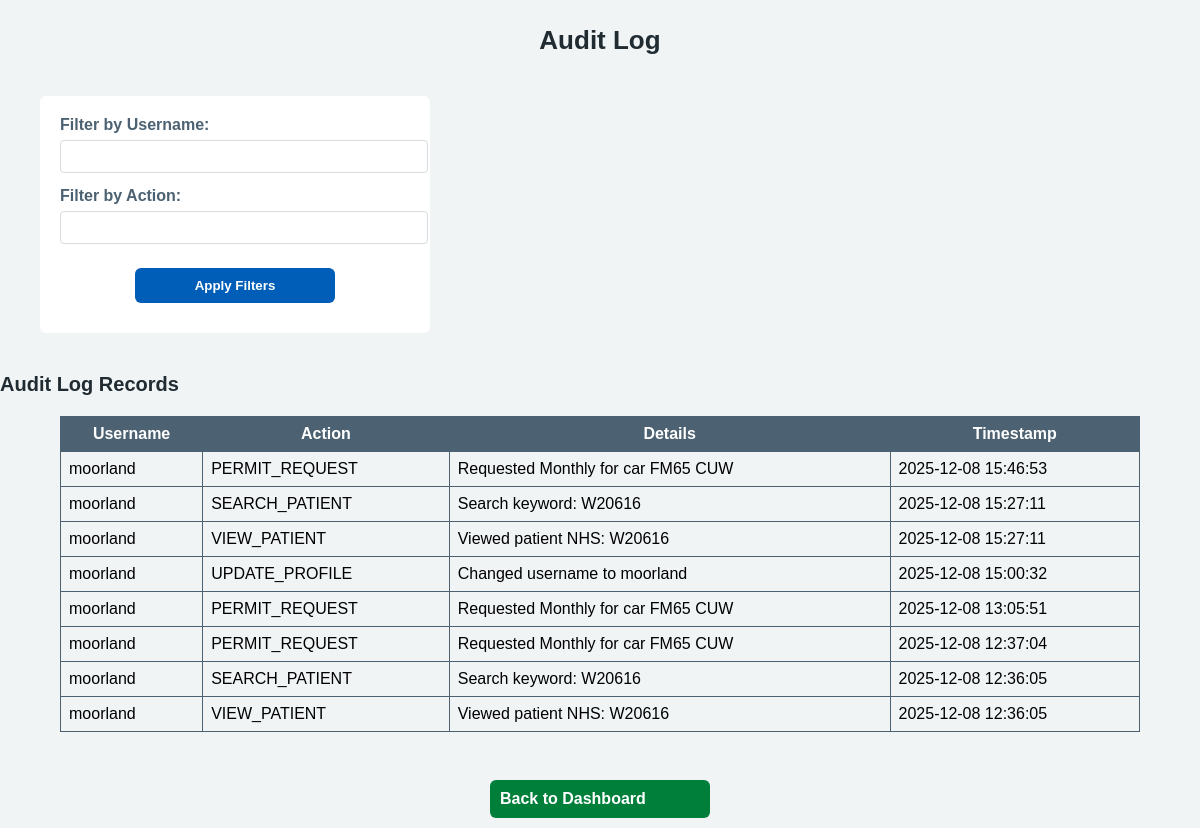
/cw/audit_trail.php?user=moorland (signed in), run on the app's committed database.
### tables this page shows
CREATE TABLE `audit_log` (
  `audit_id` int(11) NOT NULL,
  `username` varchar(100) NOT NULL,
  `action` varchar(100) NOT NULL,
  `details` text DEFAULT NULL,
  `timestamp` datetime NOT NULL DEFAULT current_timestamp()
);

### html/cw/audit_trail.php (the view, shortened to what this page needs)
<?php
require("config.php");
$where = [];
if (!empty($_GET["user"])) {
    $u = mysqli_real_escape_string($conn, $_GET["user"]);
    $where[] = "username = '$u'";
}
$sql = "SELECT * FROM audit_log";
if ($where) {
    $sql .= " WHERE " . implode(" AND ", $where);
}
$sql .= " ORDER BY timestamp DESC";
$logs = mysqli_query($conn, $sql);
?>
<!DOCTYPE html>
<html>
<head>
    <link rel="stylesheet" href="style.css">
</head>
<body>
<h2>Audit Log</h2>
<form method="GET" action="audit_trail.php">
    <label>Filter by Username:</label>
    <input type="text" name="user">
    <label>Filter by Action:</label>
    <input type="text" name="action">
    <button type="submit" class="blue-button">Apply Filters</button>
</form>
<h3>Audit Log Records</h3>
<table>
    <tr>
        <th>Username</th>
        <th>Action</th>
        <th>Details</th>
        <th>Timestamp</th>
    </tr>
    <?php if (mysqli_num_rows($logs) > 0): ?>
        <?php while ($row = mysqli_fetch_assoc($logs)) { ?>
            <tr>
                <td><?php echo htmlspecialchars($row["username"]); ?></td>
                <td><?php echo htmlspecialchars($row["action"]); ?></td>
                <td><?php echo htmlspecialchars($row["details"]); ?></td>
                <td><?php echo htmlspecialchars($row["timestamp"]); ?></td>
            </tr>
        <?php } ?>
    <?php else: ?>
        <tr>
            <td colspan="4">No records found.</td>
        </tr>
    <?php endif; ?>
</table>
<br>
<a href="admin_dashboard.php" class="green-button" style="width:200px;">Back to Dashboard</a>
</body>
</html>

### html/cw/style.css (style rules this page uses)
body { margin: 0; padding: 0; font-family: Helvetica, Arial, sans-serif;; background: #f0f4f5; }
h1, h2 { text-align: center; color: #212b32; margin-top: 25px; }
h2 { font-size: 26px; margin-bottom: 20px; }
h3 { color: #212b32; font-size: 20px; font-weight: bold; margin: 0; }
form { width: 350px; background: white; padding: 20px; margin: 40px; border-radius: 6px; border-color: #4c6272; }
label { font-weight: bold; color: #4c6272; }
input, select { width: 100%; padding: 8px; margin-top: 6px; margin-bottom: 14px; border: 1px solid #d8dde0; border-radius: 4px; }
.blue-button { width: 200px; display: block; background: #005eb8; color: white; padding: 10px; margin: 10px auto; border: none; border-radius: 6px; text-decoration: none; font-weight: bold; cursor: pointer; transition: 0.2s; }
.green-button { width: 200px; display: block; background: #007f3b; color: white; padding: 10px; margin: 10px auto; border: none; border-radius: 6px; text-decoration: none; font-weight: bold; cursor: pointer; transition: 0.2s; }
table { width: 90%; margin: 20px auto; border-collapse: collapse; }
th, td { border: 1px solid #4c6272; padding: 8px; }
th { background: #4c6272; color: white; }

### data on the page
audit_log: username "moorland", action "PERMIT_REQUEST", details "Requested Monthly for car FM65 CUW", timestamp "2025-12-08 15:46:53"
audit_log: username "moorland", action "SEARCH_PATIENT", details "Search keyword: W20616", timestamp "2025-12-08 15:27:11"
audit_log: username "moorland", action "VIEW_PATIENT", details "Viewed patient NHS: W20616", timestamp "2025-12-08 15:27:11"
audit_log: username "moorland", action "UPDATE_PROFILE", details "Changed username to moorland", timestamp "2025-12-08 15:00:32"
audit_log: username "moorland", action "PERMIT_REQUEST", details "Requested Monthly for car FM65 CUW", timestamp "2025-12-08 13:05:51"
audit_log: username "moorland", action "PERMIT_REQUEST", details "Requested Monthly for car FM65 CUW", timestamp "2025-12-08 12:37:04"
audit_log: username "moorland", action "SEARCH_PATIENT", details "Search keyword: W20616", timestamp "2025-12-08 12:36:05"
audit_log: username "moorland", action "VIEW_PATIENT", details "Viewed patient NHS: W20616", timestamp "2025-12-08 12:36:05"
